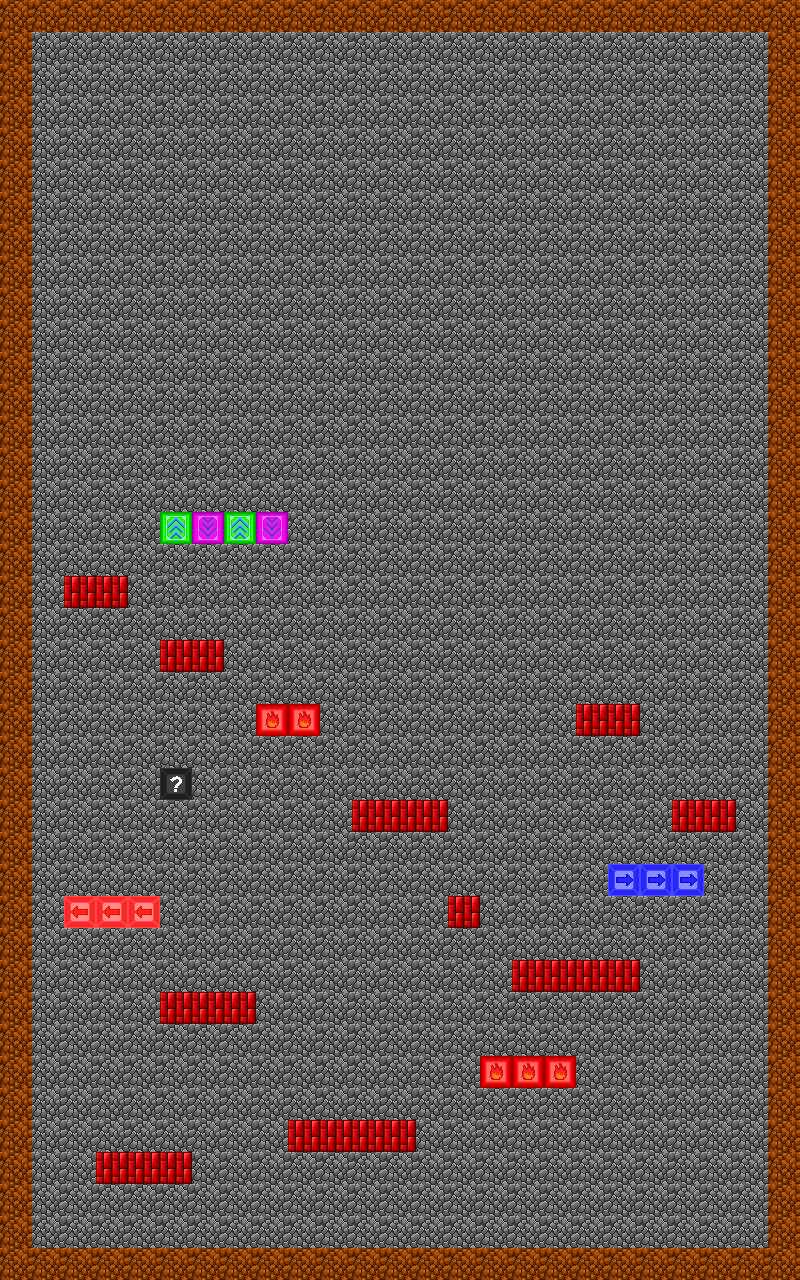

Tiled map render using the project's own tile images. Description and the whole map definition, tile-layer contents included, below:
An orthogonal 25x40 tile map with 32x32 px tiles, 1 tile layer (タイル・レイヤー1).

<map version="1.0" tiledversion="2018.07.13" orientation="orthogonal" renderorder="right-down" width="25" height="40" tilewidth="32" tileheight="32" infinite="0" nextlayerid="2" nextobjectid="1">
 <tileset firstgid="1" source="Block1.tsx" />
 <layer id="1" name="タイル・レイヤー1" width="25" height="40">
  <data encoding="csv">
59,59,59,59,59,59,59,59,59,59,59,59,59,59,59,59,59,59,59,59,59,59,59,59,59,
59,4,4,4,4,4,4,4,4,4,4,4,4,4,4,4,4,4,4,4,4,4,4,4,59,
59,4,4,4,4,4,4,4,4,4,4,4,4,4,4,4,4,4,4,4,4,4,4,4,59,
59,4,4,4,4,4,4,4,4,4,4,4,4,4,4,4,4,4,4,4,4,4,4,4,59,
59,4,4,4,4,4,4,4,4,4,4,4,4,4,4,4,4,4,4,4,4,4,4,4,59,
59,4,4,4,4,4,4,4,4,4,4,4,4,4,4,4,4,4,4,4,4,4,4,4,59,
59,4,4,4,4,4,4,4,4,4,4,4,4,4,4,4,4,4,4,4,4,4,4,4,59,
59,4,4,4,4,4,4,4,4,4,4,4,4,4,4,4,4,4,4,4,4,4,4,4,59,
59,4,4,4,4,4,4,4,4,4,4,4,4,4,4,4,4,4,4,4,4,4,4,4,59,
59,4,4,4,4,4,4,4,4,4,4,4,4,4,4,4,4,4,4,4,4,4,4,4,59,
59,4,4,4,4,4,4,4,4,4,4,4,4,4,4,4,4,4,4,4,4,4,4,4,59,
59,4,4,4,4,4,4,4,4,4,4,4,4,4,4,4,4,4,4,4,4,4,4,4,59,
59,4,4,4,4,4,4,4,4,4,4,4,4,4,4,4,4,4,4,4,4,4,4,4,59,
59,4,4,4,4,4,4,4,4,4,4,4,4,4,4,4,4,4,4,4,4,4,4,4,59,
59,4,4,4,4,4,4,4,4,4,4,4,4,4,4,4,4,4,4,4,4,4,4,4,59,
59,50,50,50,4,4,4,4,4,4,4,4,4,4,4,4,4,4,4,4,4,4,4,4,59,
59,4,4,4,4,108,116,108,116,4,4,4,4,4,4,4,4,4,4,4,4,4,4,4,59,
59,4,4,4,4,4,4,4,4,4,4,4,4,4,4,4,4,4,4,4,4,4,4,4,59,
59,4,113,113,4,4,4,4,4,4,4,4,4,4,4,4,4,4,4,4,4,4,4,4,59,
59,4,4,4,4,4,4,4,4,4,4,4,4,4,4,4,4,4,4,4,4,4,4,4,59,
59,4,4,4,4,113,113,4,4,4,4,4,4,4,4,4,4,4,4,4,4,4,4,4,59,
59,4,4,4,4,4,4,4,4,4,4,4,4,4,4,4,4,4,4,4,4,4,4,4,59,
59,4,4,4,4,4,4,4,90,90,4,4,4,4,4,4,4,4,113,113,4,4,4,4,59,
59,4,4,4,4,4,4,4,4,4,4,4,4,4,4,4,4,4,4,4,4,4,4,4,59,
59,4,4,4,4,52,4,4,4,4,4,4,4,4,4,4,4,4,4,4,4,4,4,4,59,
59,4,4,4,4,4,4,4,4,4,4,113,113,113,4,4,4,4,4,4,4,113,113,4,59,
59,4,4,4,4,4,4,4,4,4,4,4,4,4,4,4,4,4,4,4,4,4,4,4,59,
59,4,4,4,4,4,4,4,4,4,4,4,4,4,4,4,4,4,4,13,13,13,4,4,59,
59,4,29,29,29,4,4,4,4,4,4,4,4,4,113,4,4,4,4,4,4,4,4,4,59,
59,4,4,4,4,4,4,4,4,4,4,4,4,4,4,4,4,4,4,4,4,4,4,4,59,
59,4,4,4,4,4,4,4,4,4,4,4,4,4,4,4,113,113,113,113,4,4,4,4,59,
59,4,4,4,4,113,113,113,4,4,4,4,4,4,4,4,4,4,4,4,4,4,4,4,59,
59,4,4,4,4,4,4,4,4,4,4,4,4,4,4,4,4,4,4,4,4,4,4,4,59,
59,4,4,4,4,4,4,4,4,4,4,4,4,4,4,17,17,17,4,4,4,4,4,4,59,
59,4,4,4,4,4,4,4,4,4,4,4,4,4,4,4,4,4,4,4,4,4,4,4,59,
59,4,4,4,4,4,4,4,4,113,113,113,113,4,4,4,4,4,4,4,4,4,4,4,59,
59,4,4,113,113,113,4,4,4,4,4,4,4,4,4,4,4,4,4,4,4,4,4,4,59,
59,4,4,4,4,4,4,4,4,4,4,4,4,4,4,4,4,4,4,4,4,4,4,4,59,
59,4,4,4,4,4,4,4,4,4,4,4,4,4,4,4,4,4,4,4,4,4,4,4,59,
59,59,59,59,59,59,59,59,59,59,59,59,59,59,59,59,59,59,59,59,59,59,59,59,59
</data>
 </layer>
</map>